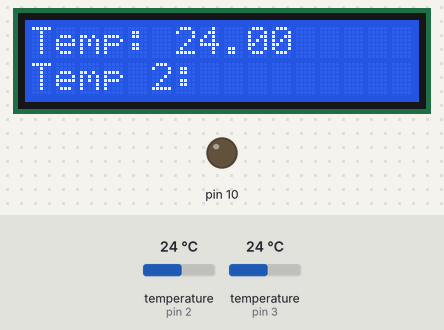
Bench run of a sketch on a simulated Arduino Uno, built with avr-gcc and run on an emulated ATmega328P. Shown: 16×2 character LCD, output pins drawn as LEDs (lit = HIGH). The test bench sets the inputs (shaded band); at power-on: temperature (sensors on pin 2, pin 3) 24 °C.

Above: at 1.2 s.
1.3 s: temperature (sensor on pin 2) set to 12 °C
At 7.9 s:
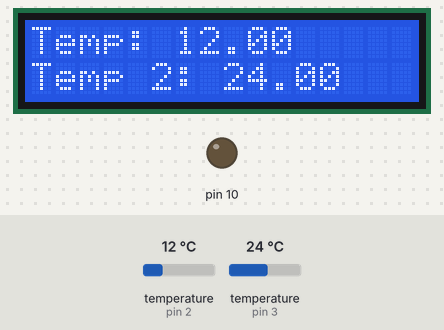
8.9 s: temperature (sensor on pin 3) set to 12 °C
At 15.6 s:
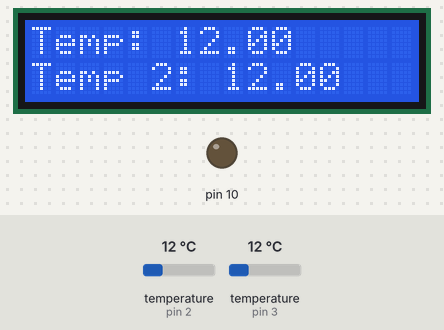
16.5 s: temperature (sensor on pin 2) set to 19 °C
At 21.2 s:
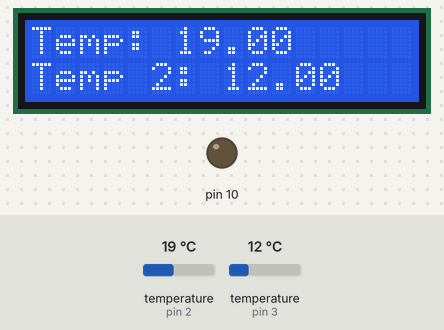
24.1 s: temperature (sensor on pin 3) set to 19 °C
At 29.0 s:
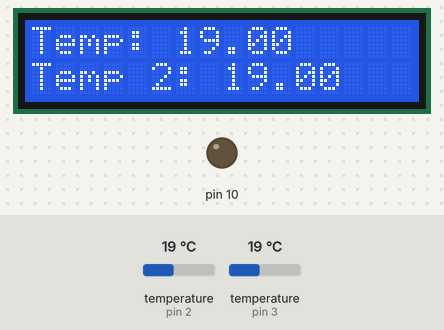
31.7 s: temperature (sensor on pin 2) set to 28 °C
At 34.6 s:
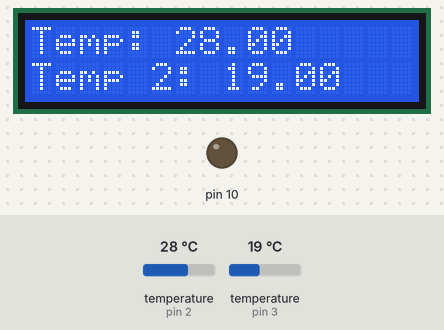
39.3 s: temperature (sensor on pin 3) set to 28 °C
At 41.1 s:
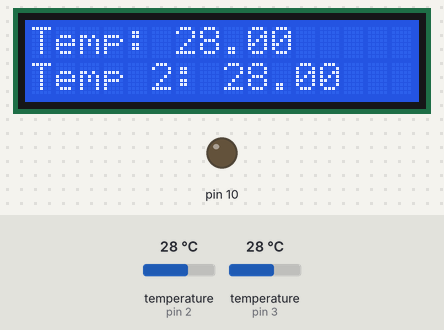
Timing chart, 0 to 42.6 s (numbered marks = the images above; inputs shaded):
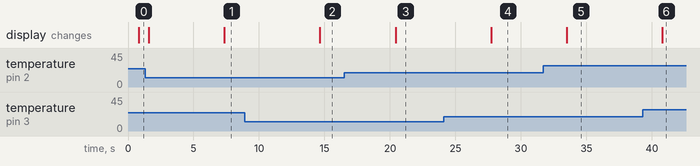

The sketch:

2_sensors_and_LCD.ino
```cpp
//Include libraries
#include <LiquidCrystal.h>
#include <OneWire.h>
#include <DallasTemperature.h>

LiquidCrystal lcd(8, 9, 4, 5, 6, 7); //Sets pins used by default

OneWire oneWire2(2);                  //Sets the pin for temperature sensor
OneWire oneWire3(3);
DallasTemperature sensors2(&oneWire2); //Sends information from OneWire to DallasTemperature
DallasTemperature sensors3(&oneWire3);

void setup(){

  lcd.begin(16, 2);               //Start the LCD
  lcd.setCursor(0,0);             //Sets the cursor location
  lcd.print("Temp:");//Prints temperature
pinMode(10,OUTPUT);
digitalWrite(10,LOW);
 lcd.setCursor(0,1);
 lcd.print("Temp 2:");
}

void loop(){
  lcd.setCursor(6,0);             //Cursor is moved to second line
  sensors2.requestTemperatures();  //Call temperature from sensor
  lcd.print(sensors2.getTempCByIndex(0)); //Prints temperature

  lcd.setCursor(8,1);
  sensors3.requestTemperatures();
  lcd.print(sensors3.getTempCByIndex(0));

  delay(5000);                    //Delays next temperature update by one second
}
```

Measured:
- after the input at 1.3 s, the display: first differs from a run without the input after 6.1 s (image 1)
- after the input at 8.9 s, the display: changes after 5.8 s (image 2)
- after the input at 16.5 s, the display: changes after 3.9 s (image 3)
- after the input at 24.1 s, the display: changes after 3.6 s (image 4)
- after the input at 31.7 s, the display: changes after 1.8 s (image 5)
- after the input at 39.3 s, the display: changes after 1.5 s (image 6)
